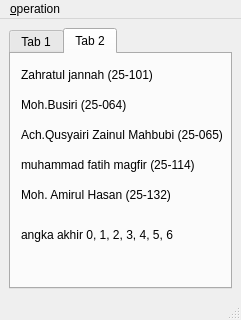
<?xml version="1.0" encoding="UTF-8"?>
<ui version="4.0">
 <class>MainWindow</class>
 <widget class="QMainWindow" name="MainWindow">
  <property name="geometry">
   <rect>
    <x>0</x>
    <y>0</y>
    <width>241</width>
    <height>320</height>
   </rect>
  </property>
  <property name="windowTitle">
   <string>MainWindow</string>
  </property>
  <widget class="QWidget" name="centralwidget">
   <layout class="QGridLayout" name="gridLayout_2">
    <item row="0" column="0">
     <widget class="QTabWidget" name="kalkulator">
      <property name="currentIndex">
       <number>1</number>
      </property>
      <widget class="QWidget" name="tab_3">
       <attribute name="title">
        <string>Tab 1</string>
       </attribute>
       <widget class="QWidget" name="">
        <property name="geometry">
         <rect>
          <x>10</x>
          <y>60</y>
          <width>201</width>
          <height>141</height>
         </rect>
        </property>
        <layout class="QGridLayout" name="gridLayout">
         <property name="topMargin">
          <number>9</number>
         </property>
         <property name="spacing">
          <number>0</number>
         </property>
         <item row="1" column="2">
          <widget class="QPushButton" name="btn_6">
           <property name="text">
            <string>6</string>
           </property>
          </widget>
         </item>
         <item row="1" column="1">
          <widget class="QPushButton" name="btn_5">
           <property name="text">
            <string>5</string>
           </property>
          </widget>
         </item>
         <item row="1" column="3">
          <widget class="QPushButton" name="btn_hasil">
           <property name="text">
            <string>=</string>
           </property>
          </widget>
         </item>
         <item row="0" column="2">
          <widget class="QPushButton" name="btn_3">
           <property name="text">
            <string>3</string>
           </property>
          </widget>
         </item>
         <item row="0" column="1">
          <widget class="QPushButton" name="btn_2">
           <property name="text">
            <string>2</string>
           </property>
          </widget>
         </item>
         <item row="0" column="0">
          <widget class="QPushButton" name="btn_1">
           <property name="text">
            <string>1</string>
           </property>
          </widget>
         </item>
         <item row="2" column="1">
          <widget class="QPushButton" name="btn_0">
           <property name="text">
            <string>0</string>
           </property>
          </widget>
         </item>
         <item row="0" column="3">
          <widget class="QPushButton" name="btn_c">
           <property name="text">
            <string>C</string>
           </property>
          </widget>
         </item>
         <item row="1" column="0">
          <widget class="QPushButton" name="btn_4">
           <property name="text">
            <string>4</string>
           </property>
          </widget>
         </item>
        </layout>
       </widget>
       <widget class="QLineEdit" name="display">
        <property name="geometry">
         <rect>
          <x>10</x>
          <y>10</y>
          <width>201</width>
          <height>41</height>
         </rect>
        </property>
        <property name="alignment">
         <set>Qt::AlignmentFlag::AlignRight|Qt::AlignmentFlag::AlignTrailing|Qt::AlignmentFlag::AlignVCenter</set>
        </property>
       </widget>
      </widget>
      <widget class="QWidget" name="tab_4">
       <attribute name="title">
        <string>Tab 2</string>
       </attribute>
       <widget class="QLabel" name="label">
        <property name="geometry">
         <rect>
          <x>10</x>
          <y>10</y>
          <width>141</width>
          <height>21</height>
         </rect>
        </property>
        <property name="text">
         <string>Zahratul jannah (25-101)</string>
        </property>
       </widget>
       <widget class="QLabel" name="label_2">
        <property name="geometry">
         <rect>
          <x>10</x>
          <y>40</y>
          <width>171</width>
          <height>21</height>
         </rect>
        </property>
        <property name="text">
         <string>Moh.Busiri (25-064)</string>
        </property>
       </widget>
       <widget class="QLabel" name="label_3">
        <property name="geometry">
         <rect>
          <x>10</x>
          <y>70</y>
          <width>211</width>
          <height>21</height>
         </rect>
        </property>
        <property name="text">
         <string>Ach.Qusyairi Zainul Mahbubi (25-065)</string>
        </property>
       </widget>
       <widget class="QLabel" name="label_4">
        <property name="geometry">
         <rect>
          <x>10</x>
          <y>100</y>
          <width>211</width>
          <height>21</height>
         </rect>
        </property>
        <property name="text">
         <string>muhammad fatih magfir (25-114)</string>
        </property>
       </widget>
       <widget class="QLabel" name="label_5">
        <property name="geometry">
         <rect>
          <x>10</x>
          <y>130</y>
          <width>211</width>
          <height>21</height>
         </rect>
        </property>
        <property name="text">
         <string>Moh. Amirul Hasan (25-132)</string>
        </property>
       </widget>
       <widget class="QLabel" name="label_6">
        <property name="geometry">
         <rect>
          <x>10</x>
          <y>170</y>
          <width>211</width>
          <height>21</height>
         </rect>
        </property>
        <property name="text">
         <string>angka akhir 0, 1, 2, 3, 4, 5, 6</string>
        </property>
       </widget>
      </widget>
     </widget>
    </item>
   </layout>
  </widget>
  <widget class="QMenuBar" name="menubar">
   <property name="geometry">
    <rect>
     <x>0</x>
     <y>0</y>
     <width>241</width>
     <height>33</height>
    </rect>
   </property>
   <widget class="QMenu" name="menu_operation">
    <property name="title">
     <string>&amp;operation</string>
    </property>
    <addaction name="action_tambah"/>
    <addaction name="action_kurang"/>
    <addaction name="action_kali"/>
    <addaction name="action_bagi"/>
    <addaction name="action_kuadrat"/>
    <addaction name="action_invers"/>
    <addaction name="action_clear"/>
   </widget>
   <addaction name="menu_operation"/>
  </widget>
  <widget class="QStatusBar" name="statusbar"/>
  <action name="action_tambah">
   <property name="text">
    <string>&amp;tambah</string>
   </property>
  </action>
  <action name="action_kurang">
   <property name="text">
    <string>&amp;kurang</string>
   </property>
  </action>
  <action name="action_kali">
   <property name="text">
    <string>&amp;kali</string>
   </property>
  </action>
  <action name="action_bagi">
   <property name="text">
    <string>&amp;bagi</string>
   </property>
  </action>
  <action name="action_kuadrat">
   <property name="text">
    <string>&amp;kuadrat</string>
   </property>
  </action>
  <action name="action_invers">
   <property name="text">
    <string>&amp;invers</string>
   </property>
  </action>
  <action name="action_clear">
   <property name="text">
    <string>&amp;clear</string>
   </property>
  </action>
 </widget>
 <resources/>
 <connections/>
</ui>
